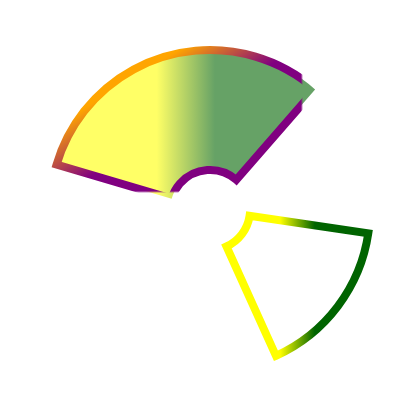

Write the Vega-Lite specification saved for this chart.
### Vega specification from a JSON file in a GitHub repository (floating-point values rounded to 4 significant figures)
{"$schema": "https://vega.github.io/schema/vega/v5.json", "description": "A simple pie chart with embedded data.", "background": "white", "padding": 5, "width": 200, "height": 200, "style": "view", "data": [{"name": "data_0", "values": [{"startAngle": 5, "endAngle": 7, "fill": {"x1": 0, "y1": 1, "x2": 1, "y2": 1, "gradient": "linear", "stops": [{"offset": 0, "color": "yellow"}, {"offset": 0.4, "color": "yellow"}, {"offset": 0.6, "color": "darkgreen"}, {"offset": 1, "color": "darkgreen"}]}, "stroke": {"x1": 0, "y1": 0, "x2": 1, "y2": 1, "gradient": "linear", "stops": [{"offset": 0, "color": "orange"}, {"offset": 0.4, "color": "orange"}, {"offset": 0.6, "color": "purple"}, {"offset": 1, "color": "purple"}]}}, {"startAngle": 8, "endAngle": 9, "fill": {"x1": 0, "y1": 0, "x2": 1, "y2": 1, "gradient": "linear", "stops": [{"offset": 0, "color": "orange"}, {"offset": 0.4, "color": "orange"}, {"offset": 0.6, "color": "purple"}, {"offset": 1, "color": "purple"}]}, "stroke": {"x1": 0, "y1": 1, "x2": 1, "y2": 1, "gradient": "linear", "stops": [{"offset": 0, "color": "yellow"}, {"offset": 0.4, "color": "yellow"}, {"offset": 0.6, "color": "darkgreen"}, {"offset": 1, "color": "darkgreen"}]}}]}], "marks": [{"name": "marks", "type": "arc", "from": {"data": "data_0"}, "style": ["arc"], "encode": {"update": {"x": {"value": 100}, "y": {"value": 100}, "outerRadius": {"value": 80}, "innerRadius": {"value": 20}, "startAngle": {"field": "startAngle"}, "endAngle": {"field": "endAngle"}, "fill": {"field": "fill"}, "fillOpacity": {"value": 0.6}, "stroke": {"field": "stroke"}, "strokeWidth": {"value": 4}}}}]}
